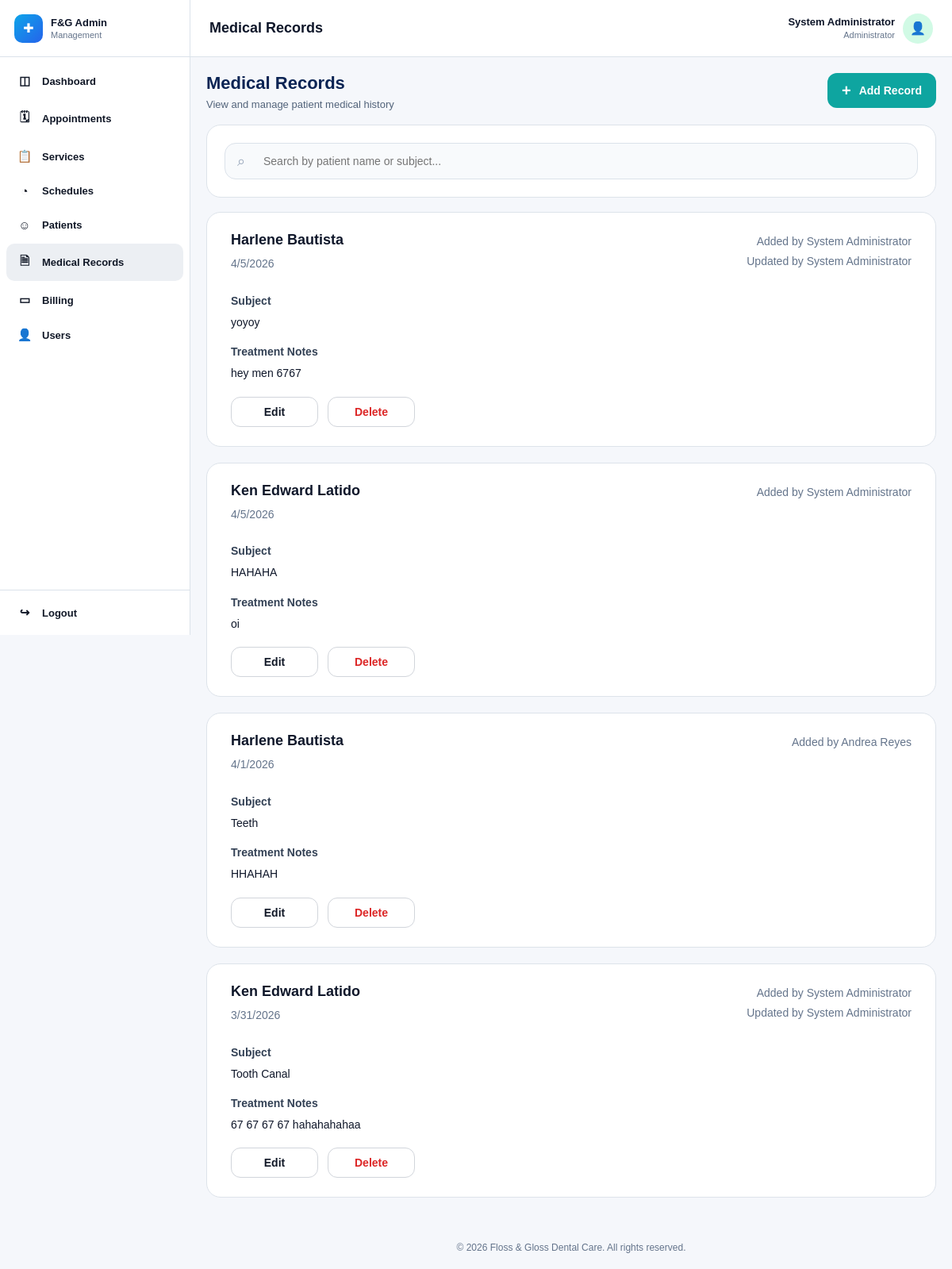
The app's page /admin/medical-records.php (signed in) with its own data.
### tables this page shows
CREATE TABLE `staff_profiles` (
  `staff_id` int(11) NOT NULL,
  `user_id` int(11) NOT NULL,
  `first_name` varchar(100) NOT NULL,
  `middle_name` varchar(100) DEFAULT NULL,
  `last_name` varchar(100) NOT NULL,
  `position` varchar(100) DEFAULT NULL,
  `created_by` int(11) DEFAULT NULL,
  `created_at` timestamp NOT NULL DEFAULT current_timestamp(),
  `updated_at` timestamp NOT NULL DEFAULT current_timestamp() ON UPDATE current_timestamp()
);

CREATE TABLE `users` (
  `user_id` int(11) NOT NULL,
  `role` enum('patient','staff','system_admin','dentist') NOT NULL,
  `email` varchar(150) NOT NULL,
  `phone` varchar(20) DEFAULT NULL,
  `password_hash` varchar(255) NOT NULL,
  `account_status` enum('active','inactive','deactivated','suspended') NOT NULL DEFAULT 'active',
  `email_verified` tinyint(1) NOT NULL DEFAULT 0,
  `created_at` timestamp NOT NULL DEFAULT current_timestamp(),
  `updated_at` timestamp NOT NULL DEFAULT current_timestamp() ON UPDATE current_timestamp()
);

CREATE TABLE `medical_notes` (
  `note_id` int(11) NOT NULL,
  `patient_id` int(11) NOT NULL,
  `encoded_by` int(11) NOT NULL,
  `updated_by` int(11) DEFAULT NULL,
  `subject` text DEFAULT NULL,
  `note_text` text NOT NULL,
  `created_at` timestamp NOT NULL DEFAULT current_timestamp(),
  `updated_at` timestamp NOT NULL DEFAULT current_timestamp() ON UPDATE current_timestamp()
);

### includes/auth.php (called while the page is built, shortened)
<?php
function hasRole(array $allowedRoles): bool {
    $role = $_SESSION['role'] ?? '';
    if ($role === 'system_admin') {
        return true;
    }
    return in_array($role, $allowedRoles, true);
}
?>

### admin/medical-records.php (the view, shortened to what this page needs)
<?php
require_once '../config/database.php';
require_once '../includes/auth.php';
$canManageRecords = hasRole(['staff']);
$user_id = (int)($_SESSION['user_id'] ?? 0);
function safeDateFormat(?string $date, string $format = 'n/j/Y'): string {
    $timestamp = strtotime($date);
    return $timestamp ? date($format, $timestamp) : 'N/A';
}
function buildDisplayName(?string $role, ?string $staffFirst, ?string $staffLast, ?string $dentistFirst, ?string $dentistLast): string {
    if (in_array($role, ['staff', 'system_admin', 'admin'])) {
        $name = trim(($staffFirst ?? '') . ' ' . ($staffLast ?? ''));
        return $name !== '' ? $name : 'Admin Staff';
    }
    return 'System';
}
$admin_name = "Admin Staff";
$admin_role = "Administrator";
$admin_sql = "
    SELECT
        u.role,
        sp.first_name AS staff_first_name,
        sp.last_name AS staff_last_name,
        dp.first_name AS dentist_first_name,
        dp.last_name AS dentist_last_name
    FROM users u
    LEFT JOIN staff_profiles sp ON u.user_id = sp.user_id
    LEFT JOIN dentist_profiles dp ON u.user_id = dp.user_id
    WHERE u.user_id = ?
    LIMIT 1
";
$admin_stmt = mysqli_prepare($conn, $admin_sql);
if ($admin_stmt) {
    mysqli_stmt_bind_param($admin_stmt, "i", $user_id);
    mysqli_stmt_execute($admin_stmt);
    $admin_result = mysqli_stmt_get_result($admin_stmt);
    if ($admin_result && mysqli_num_rows($admin_result) > 0) {
        $admin_row = mysqli_fetch_assoc($admin_result);
        $name = trim(
            (($admin_row['staff_first_name'] ?? '') ?: ($admin_row['dentist_first_name'] ?? '')) . ' ' .
            (($admin_row['staff_last_name'] ?? '') ?: ($admin_row['dentist_last_name'] ?? ''))
        );
        if ($name !== '') {
            $admin_name = (($admin_row['role'] ?? '') === 'dentist') ? 'Dr. ' . $name : $name;
        }
        if (($admin_row['role'] ?? '') === 'system_admin') {
            $admin_role = 'Administrator';
        } elseif (($admin_row['role'] ?? '') === 'staff') {
            $admin_role = 'Staff';
        } elseif (($admin_row['role'] ?? '') === 'dentist') {
            $admin_role = 'Dentist';
        } else {
            $admin_role = ucfirst($admin_row['role'] ?? 'Administrator');
        }
    }
}
$records = [];
$records_sql = "
    SELECT
        mn.note_id,
        mn.patient_id,
        mn.encoded_by,
        mn.updated_by,
        mn.subject,
        mn.note_text,
        mn.created_at,
        mn.updated_at,
        pp.first_name AS patient_first_name,
        pp.last_name AS patient_last_name,
        u_encoder.role AS encoder_role,
        dsp_encoder.first_name AS encoder_dentist_first_name,
        dsp_encoder.last_name AS encoder_dentist_last_name,
        ssp_encoder.first_name AS encoder_staff_first_name,
        ssp_encoder.last_name AS encoder_staff_last_name,
        u_updater.role AS updater_role,
        dsp_updater.first_name AS updater_dentist_first_name,
        dsp_updater.last_name AS updater_dentist_last_name,
        ssp_updater.first_name AS updater_staff_first_name,
        ssp_updater.last_name AS updater_staff_last_name
    FROM medical_notes mn
    INNER JOIN patient_profiles pp ON mn.patient_id = pp.patient_id
    LEFT JOIN users u_encoder ON mn.encoded_by = u_encoder.user_id
    LEFT JOIN dentist_profiles dsp_encoder ON u_encoder.user_id = dsp_encoder.user_id
    LEFT JOIN staff_profiles ssp_encoder ON u_encoder.user_id = ssp_encoder.user_id
    LEFT JOIN users u_updater ON mn.updated_by = u_updater.user_id
    LEFT JOIN dentist_profiles dsp_updater ON u_updater.user_id = dsp_updater.user_id
    LEFT JOIN staff_profiles ssp_updater ON u_updater.user_id = ssp_updater.user_id
    ORDER BY mn.created_at DESC, mn.note_id DESC
";
$records_result = mysqli_query($conn, $records_sql);
if ($records_result) {
    while ($row = mysqli_fetch_assoc($records_result)) {
        $patient_name = trim(($row['patient_first_name'] ?? '') . ' ' . ($row['patient_last_name'] ?? ''));
        $added_by = buildDisplayName(
            $row['encoder_role'] ?? '',
            $row['encoder_staff_first_name'] ?? '',
            $row['encoder_staff_last_name'] ?? '',
            $row['encoder_dentist_first_name'] ?? '',
            $row['encoder_dentist_last_name'] ?? ''
        );
        $updated_by = '';
        $wasEdited = false;
        if (!empty($row['updated_by'])) {
            $updated_by = buildDisplayName(
                $row['updater_role'] ?? '',
                $row['updater_staff_first_name'] ?? '',
                $row['updater_staff_last_name'] ?? '',
                $row['updater_dentist_first_name'] ?? '',
                $row['updater_dentist_last_name'] ?? ''
            );
            $wasEdited = ($updated_by !== '');
        }
        $subject = trim($row['subject'] ?? '');
        $notes = trim($row['note_text'] ?? '');
        $row['patient_name'] = $patient_name;
        $row['added_by'] = $added_by;
        $row['updated_by_name'] = $updated_by;
        $row['was_edited'] = $wasEdited;
        $row['subject_display'] = $subject;
        $row['notes'] = $notes;
        $records[] = $row;
    }
}
include("../includes/admin-header.php");
include("../includes/admin-sidebar.php");
?>
<div class="main-area">
    <div class="topbar">
        <h1>Medical Records</h1>
        <div class="admin-user">
            <div class="admin-meta">
                <strong><?php echo htmlspecialchars($admin_name); ?></strong>
                <span><?php echo htmlspecialchars($admin_role); ?></span>
            </div>
            <div class="admin-avatar">👤</div>
        </div>
    </div>
    <div class="content">
        <div class="page-top">
            <div>
                <h2>Medical Records</h2>
                <p><?php echo $canManageRecords ? 'View and manage patient medical history' : 'View patient medical history'; ?></p>
            </div>
            <?php if ($canManageRecords): ?>
                <button type="button" class="add-btn" onclick="openAddRecordModal()">
                    <span style="font-size:20px; line-height:1;">+</span>
                    Add Record
                </button>
            <?php endif; ?>
        </div>
        <section class="panel">
            <div class="search-wrap">
                <span class="search-icon">⌕</span>
                <input type="text" id="recordSearch" placeholder="Search by patient name or subject...">
            </div>
        </section>
        <div class="records-list" id="recordsList">
            <?php if (count($records) > 0): ?>
                <?php foreach ($records as $record): ?>
                    <div
                        class="record-card"
                        data-search="<?php echo htmlspecialchars(strtolower($record['patient_name'] . ' ' . $record['subject_display'] . ' ' . $record['notes'])); ?>"
                    >
                        <div class="record-head">
                            <div>
                                <div class="record-patient"><?php echo htmlspecialchars($record['patient_name']); ?></div>
                                <div class="record-meta">
                                    <?php echo htmlspecialchars(safeDateFormat($record['created_at'], 'n/j/Y')); ?>
                                </div>
                            </div>
                            <div class="record-side-meta">
                                Added by <?php echo htmlspecialchars($record['added_by']); ?>
                                <?php if ($record['was_edited']): ?>
                                    <br>
                                    Updated by <?php echo htmlspecialchars($record['updated_by_name']); ?>
                                <?php endif; ?>
                            </div>
                        </div>
                        <div class="record-label">Subject</div>
                        <div class="record-value"><?php echo htmlspecialchars($record['subject_display']); ?></div>
                        <div class="record-label">Treatment Notes</div>
                        <div class="record-value"><?php echo nl2br(htmlspecialchars($record['notes'])); ?></div>
                        <?php if ($canManageRecords): ?>
                            <div class="record-actions">
                                <button
                                    type="button"
                                    class="action-btn edit"
                                    data-note-id="<?php echo (int)$record['note_id']; ?>"
                                    data-patient-id="<?php echo (int)$record['patient_id']; ?>"
                                    data-subject="<?php echo htmlspecialchars($record['subject_display'], ENT_QUOTES); ?>"
                                    data-notes="<?php echo htmlspecialchars($record['notes'], ENT_QUOTES); ?>"
                                    onclick="openEditRecordModal(this)"
                                >
                                    Edit
                                </button>
                                <form method="POST" onsubmit="return confirm('Delete this medical record?');" style="display:inline;">
                                    <button type="submit" class="action-btn delete">Delete</button>
                                </form>
                            </div>
                        <?php endif; ?>
                    </div>
                <?php endforeach; ?>
            <?php else: ?>
                <section class="panel">
                    <div class="empty-state">No medical records found.</div>
                </section>
            <?php endif; ?>
        </div>
        <?php include("../includes/admin-footer.php"); ?>

### includes/admin-header.php (style rules this page uses)
* { box-sizing: border-box; font-family: Arial, sans-serif; }
html, body { margin: 0; padding: 0; background: #f5f7fb; color: #0f172a; font-size: 14px; }
button, input, select, textarea { font: inherit; }

### includes/admin-sidebar.php (style rules this page uses)
.main-area { flex: 1; min-width: 0; margin-left: 240px; min-height: 100vh; display: flex; flex-direction: column; }

### admin/medical-records.php (style rules this page uses)
.topbar { position: sticky; top: 0; z-index: 900; min-height: 72px; background: #ffffff; border-bottom: 1px solid #dbe2ea; padding: 12px 24px; display: flex; justify-content: space-between; align-items: center; gap: 16px; }
.topbar h1 { margin: 0; font-size: 18px; font-weight: 700; }
.admin-user { display: flex; align-items: center; gap: 10px; }
.admin-meta { text-align: right; }
.admin-meta strong { display: block; font-size: 13px; }
.admin-meta span { color: #64748b; font-size: 11px; }
.admin-avatar { width: 38px; height: 38px; border-radius: 50%; background: #d1fae5; color: #059669; display: flex; align-items: center; justify-content: center; font-size: 16px; }
.content { flex: 1; display: flex; flex-direction: column; padding: 20px; gap: 18px; }
.page-top { display: flex; justify-content: space-between; align-items: flex-start; gap: 20px; }
.page-top h2 { margin: 0; font-size: 22px; color: #0b2454; }
.page-top p { margin: 6px 0 0; color: #52637a; font-size: 13px; }
.add-btn { border: none; background: #0ea5a0; color: #fff; padding: 12px 18px; border-radius: 12px; font-size: 14px; font-weight: 700; cursor: pointer; display: inline-flex; align-items: center; gap: 10px; }
.panel { background: #ffffff; border: 1px solid #dde3ea; border-radius: 18px; padding: 22px; }
.search-wrap { position: relative; }
.search-wrap input { width: 100%; padding: 14px 16px 14px 48px; border: 1px solid #dbe2ea; border-radius: 14px; background: #f8fafc; font-size: 14px; box-sizing: border-box; outline: none; }
.search-icon { position: absolute; left: 16px; top: 50%; transform: translateY(-50%); color: #94a3b8; font-size: 18px; }
.records-list { display: flex; flex-direction: column; gap: 20px; }
.record-card { background: #fff; border: 1px solid #dde3ea; border-radius: 18px; padding: 24px 30px; }
.record-head { display: flex; justify-content: space-between; gap: 18px; align-items: flex-start; margin-bottom: 26px; }
.record-patient { font-size: 18px; font-weight: 700; color: #0f172a; margin-bottom: 8px; }
.record-meta { font-size: 14px; color: #64748b; line-height: 1.7; }
.record-side-meta { font-size: 14px; color: #64748b; text-align: right; white-space: nowrap; line-height: 1.8; }
.record-label { font-size: 14px; font-weight: 700; color: #334155; margin-bottom: 8px; }
.record-value { font-size: 14px; color: #0f172a; line-height: 1.6; margin-bottom: 18px; }
.record-actions { display: flex; gap: 12px; margin-top: 8px; }
.action-btn { min-width: 110px; padding: 10px 14px; border-radius: 12px; border: 1px solid #d1d5db; background: #fff; font-size: 14px; font-weight: 700; cursor: pointer; }
.action-btn.edit { color: #111827; }
.action-btn.delete { color: #dc2626; }

### records on screen
staff_profiles: admin_name "System Administrator", created_by.role "Administrator"
medical_notes: patient_name "Harlene Bautista", created_at "4/5/2026", added_by "System Administrator", updated_by_name "System Administrator", subject "yoyoy", note_text "hey men 6767"
medical_notes: patient_name "Ken Edward Latido", created_at "4/5/2026", added_by "System Administrator", subject "HAHAHA", note_text "oi"
medical_notes: patient_name "Harlene Bautista", created_at "4/1/2026", added_by "Andrea Reyes", subject "Teeth", note_text "HHAHAH"
medical_notes: patient_name "Ken Edward Latido", created_at "3/31/2026", added_by "System Administrator", updated_by_name "System Administrator", subject "Tooth Canal", note_text "67 67 67 67 hahahahahaa"
